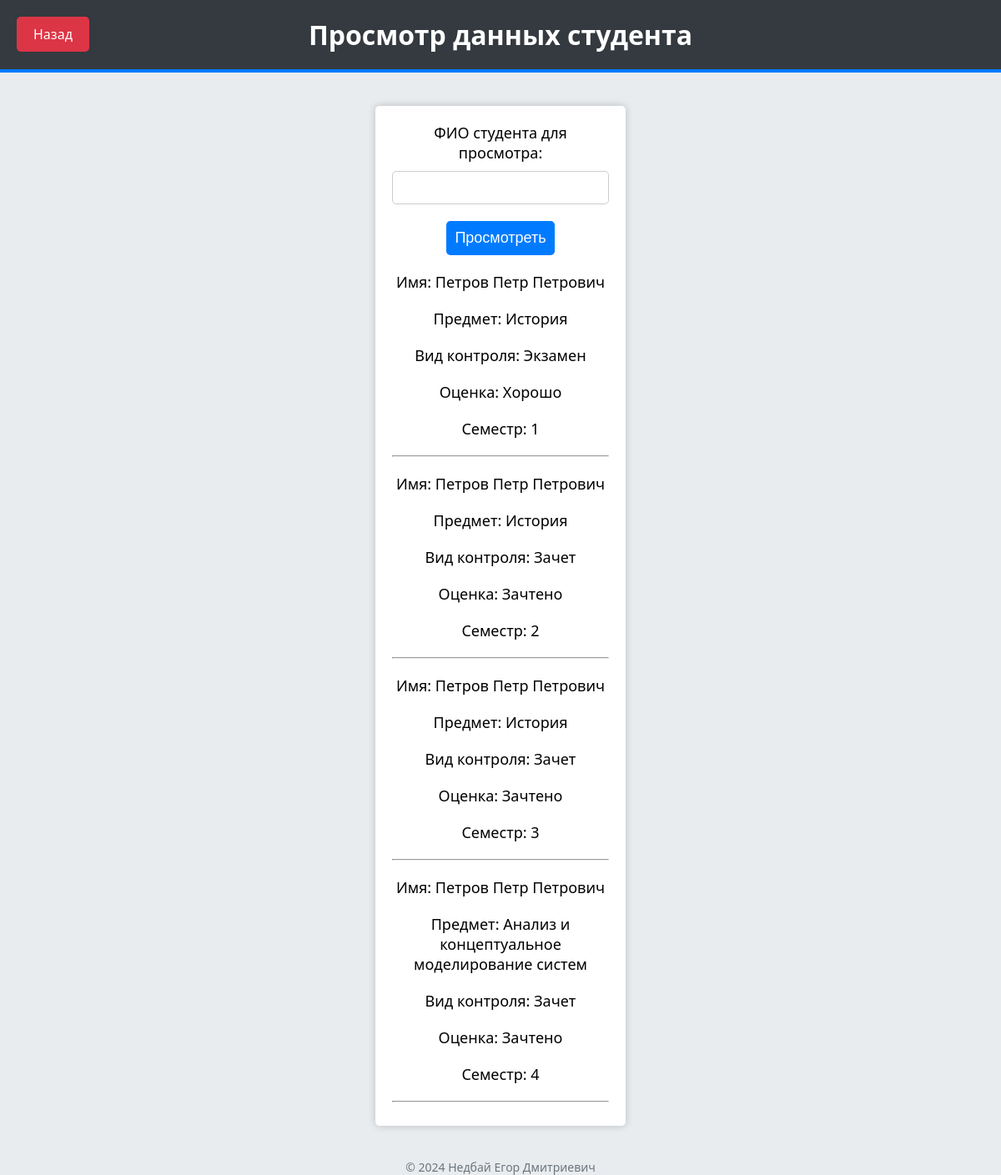
Screenshot of /read.php?name=Петров Петр Петрович with the database file from the repository.
### tables this page shows
CREATE TABLE IF NOT EXISTS products (
    id INT AUTO_INCREMENT PRIMARY KEY,
    name VARCHAR(255) NOT NULL,
    description VARCHAR(255),
    control VARCHAR(255) NOT NULL,
    price VARCHAR(255) NOT NULL,
    semestr INT NOT NULL,
    created_at TIMESTAMP DEFAULT CURRENT_TIMESTAMP,
    updated_at TIMESTAMP DEFAULT CURRENT_TIMESTAMP ON UPDATE CURRENT_TIMESTAMP
);

### web/read.php (the view, shortened to what this page needs)
<!DOCTYPE html>
<html lang="ru">
<head>
</head>
<body>
    <h1>Просмотр данных студента</h1>
    <a href="admin.html" class="button-back">Назад</a>
    <div class="container">
        <form method="GET" action="read.php">
            <label for="name">ФИО студента для просмотра:</label>
            <input type="text" id="name" name="name" required>
            <input type="submit" value="Просмотреть">
        </form>
        <?php
        $servername = "db";
        $username = "user";
        $password = "example";
        $dbname = "mydb";
        $conn = new mysqli($servername, $username, $password, $dbname);
        if ($_SERVER["REQUEST_METHOD"] == "GET" && isset($_GET["name"])) {
            $name = $_GET["name"];
            $name = $conn->real_escape_string($name);
            $sql = "SELECT * FROM products WHERE name='$name'";
            $result = $conn->query($sql);
            if ($result->num_rows > 0) {
                while ($row = $result->fetch_assoc()) {
                    echo "<p>Имя: " . $row["name"]. "</p>";
                    echo "<p>Предмет: " . $row["description"]. "</p>";
                    echo "<p>Вид контроля: " . $row["control"]. "</p>";
                    echo "<p>Оценка: " . $row["price"]. "</p>";
                    echo "<p>Семестр: " . $row["semestr"]. "</p>";
                    echo "<hr>";
                }
            } else {
                echo "<p class='not-found'>Данные не найдены</p>";
            }
        }
        ?>
    </div>
    <footer>
        &copy; 2024 Недбай Егор Дмитриевич
    </footer>
</body>
</html>

### web/read.php (style rules this page uses)
body { font-family: 'Segoe UI', Tahoma, Geneva, Verdana, sans-serif; background-color: #e9ecef; margin: 0; padding: 0; text-align: center; position: relative; }
h1 { background-color: #343a40; color: #ffffff; padding: 20px; margin: 0; border-bottom: 4px solid #007BFF; }
.container { width: 300px; margin: 40px auto; background-color: #ffffff; border-radius: 5px; box-shadow: 0 0 10px rgba(0, 0, 0, 0.2); padding: 20px; }
label { display: block; margin-bottom: 10px; font-size: 18px; }
*, *::before, *::after { box-sizing: border-box; }
input[type="text"] { width: 100%; padding: 10px; margin-bottom: 20px; border: 1px solid #ccc; border-radius: 5px; font-size: 16px; }
input[type="submit"] { background-color: #007BFF; color: #fff; border: none; padding: 10px; border-radius: 5px; cursor: pointer; font-size: 18px; transition: background-color 0.3s ease, transform 0.2s ease; }
p { font-size: 18px; margin: 20px 0; }
.button-back { background-color: #dc3545; color: #fff; border-radius: 5px; padding: 10px 20px; position: absolute; top: 20px; left: 20px; text-decoration: none; display: inline-block; transition: background-color 0.3s ease, transform 0.2s ease; }
footer { margin-top: 40px; font-size: 14px; color: #6c757d; }

### rows the page displays
products: name "Петров Петр Петрович", description "История", control "Экзамен", price "Хорошо", semestr "1"
products: name "Петров Петр Петрович", description "История", control "Зачет", price "Зачтено", semestr "2"
products: name "Петров Петр Петрович", description "История", control "Зачет", price "Зачтено", semestr "3"
products: name "Петров Петр Петрович", description "Анализ и концептуальное моделирование систем", control "Зачет", price "Зачтено", semestr "4"
